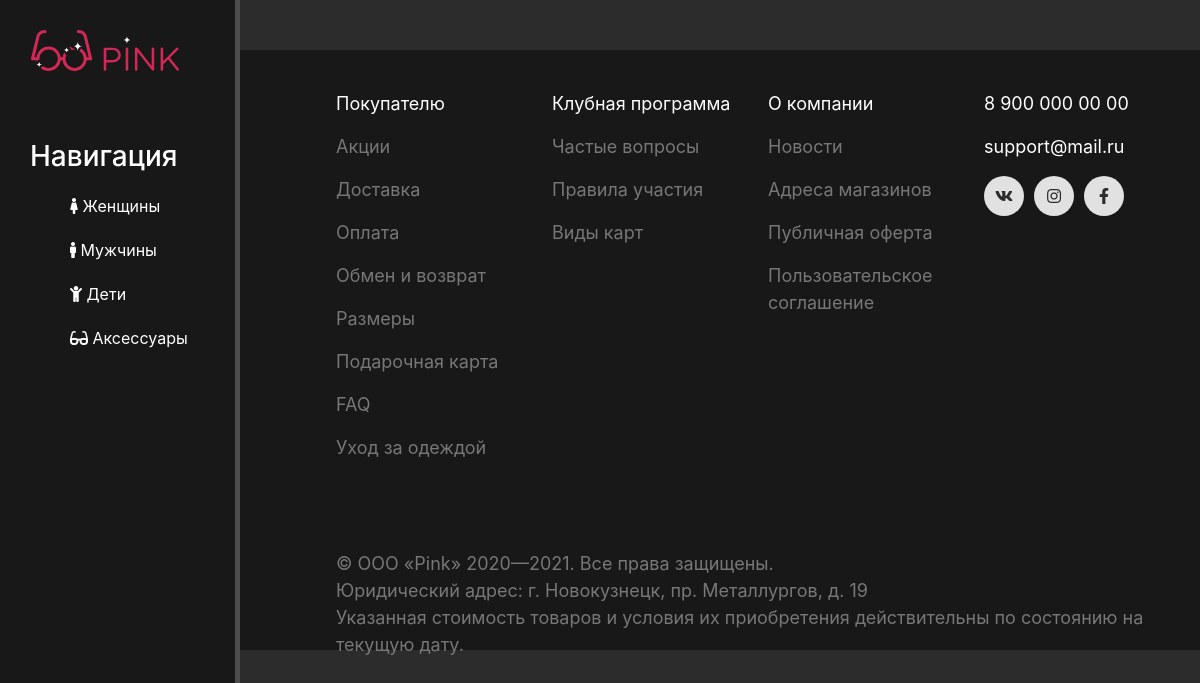
Page /accessories on the earlier database version.
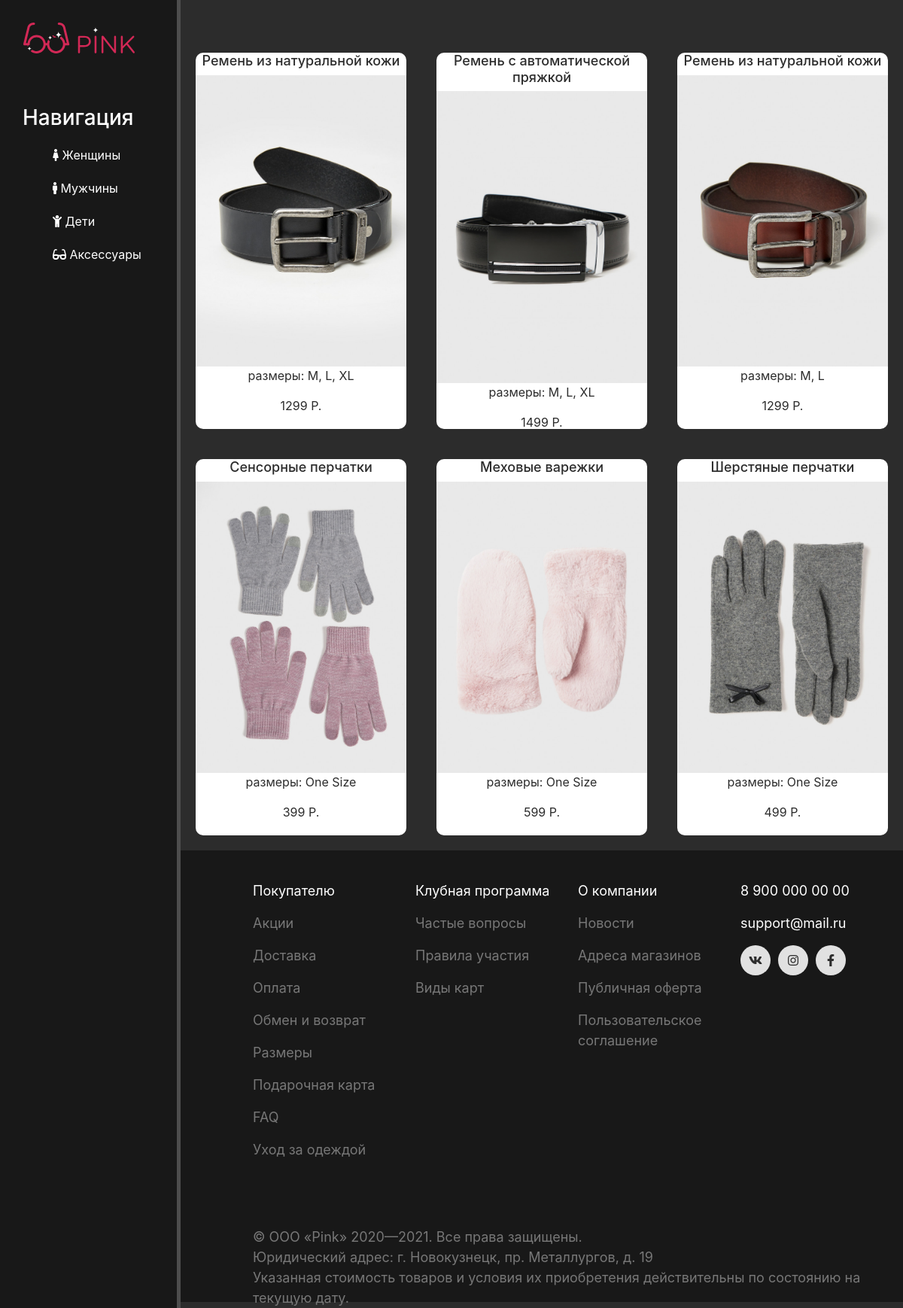
Same page on the later database version.
### main/models.py (models this page shows, shortened)
class accessories_clothes(models.Model):
    title = models.CharField('Название',max_length=50)
    description = models.TextField('Описание',max_length=1000)
    make = models.CharField('Изготовитель',max_length=50)
    priсe = models.CharField('Цена',max_length=50)
    composition = models.CharField('Состав',max_length=150)
    size = models.CharField('Размеры',max_length=50)
    color = models.CharField('Цвет',max_length=50)
    image = models.ImageField('Изображение')
    availability = models.CharField('Наличие',max_length=50,default='')
    delivery = models.CharField('Доставка',max_length=50,default='')
    class Meta:
        verbose_name = 'Аксессуары'
        verbose_name_plural = 'Аксессуары'

### main/views.py (the view)
# urls.py: path('accessories', views.accessories, name='accessories'),
def accessories(request):
    accessories = accessories_clothes.objects.all()
    return render(request, 'main/accessories.html', {'accessories': accessories})

### main/templates/main/accessories.html (shortened to what this page needs)
{% extends 'main/layout.html' %}
{% block content %}
<div class="features">
    {% for el in accessories %}
    <a href="{% url 'new-page' el.id %}">
        <div class="box">
            <h2>{{ el.title }}</h2>
            <img style="width: 100%;" src="{{ el.image }}" alt="">
            <p>размеры: {{ el.size }}</p>
            <p>{{ el.priсe }} Р.</p>
        </div>
    </a>
    {% endfor %}
</div>
{% endblock %}

Differences in the rows shown:
added accessories_clothes: title "Ремень из натуральной кожи", image (picture), size "M, L, XL", priсe "1299"
added accessories_clothes: title "Ремень с автоматической пряжкой", image (picture), size "M, L, XL", priсe "1499"
added accessories_clothes: title "Ремень из натуральной кожи", image (picture), size "M, L", priсe "1299"
added accessories_clothes: title "Сенсорные перчатки", image (picture), size "One Size", priсe "399"
added accessories_clothes: title "Меховые варежки", image (picture), size "One Size", priсe "599"
added accessories_clothes: title "Шерстяные перчатки", image (picture), size "One Size", priсe "499"
